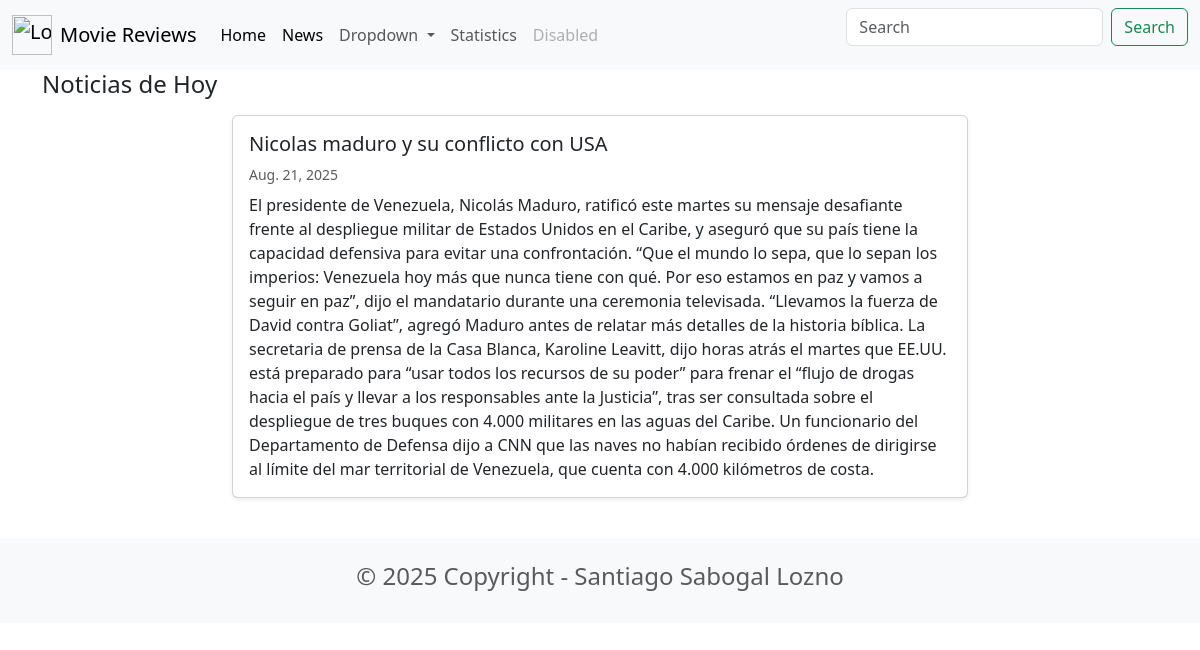
Page /news/ on the committed database.
### news/models.py (models this page shows, shortened)
class News(models.Model):
    headline = models.CharField(max_length=200)
    body = models.TextField()
    date = models.DateField()

### news/views.py (the view)
# urls.py: path('news/', include('news.urls')),
def news (request):
    news_articles = News.objects.all().order_by('-date')
    return render(request, 'news.html', {'news_articles': news_articles})

### news/templates/news.html (shortened to what this page needs)
{% extends "base.html" %}
{% block content %}
<h1 class="h4 mb-3">Noticias de Hoy</h1>
<div class="row justify-content-center">
  <div class="col-12 col-lg-8">
    {% for n in news_articles %}
      <article class="card mb-3 shadow-sm">
        <div class="card-body">
          <h5 class="card-title mb-2">{{ n.headline }}</h5>
          <p class="text-muted small mb-2">{{ n.date|date:"M. d, Y" }}</p>
          <p class="card-text mb-0">{{ n.body }}</p>
        </div>
      </article>
    {% empty %}
      <div class="alert alert-info">No hay noticias disponibles.</div>
    {% endfor %}
  </div>
</div>
{% endblock %}

### rows in the picture
News: headline "Nicolas maduro y su conflicto con USA", date "Aug. 21, 2025", body "El presidente de Venezuela, Nicolás Maduro, ratificó este martes su mensaje desafiante frente al despliegue militar de Estados Unidos en el Caribe, y aseguró que su país tiene la capacidad defensiva para evitar una confrontación. “Que el mundo lo sepa, que lo sepan los imperios: Venezuela hoy más que nunca tiene con qué. Por eso estamos en paz y vamos a seguir en paz”, dijo el mandatario durante una ceremonia televisada. “Llevamos la fuerza de David contra Goliat”, agregó Maduro antes de relatar más detalles de la historia bíblica. La secretaria de prensa de la Casa Blanca, Karoline Leavitt, dijo horas atrás el martes que EE.UU. está preparado para “usar todos los recursos de su poder” para…"
